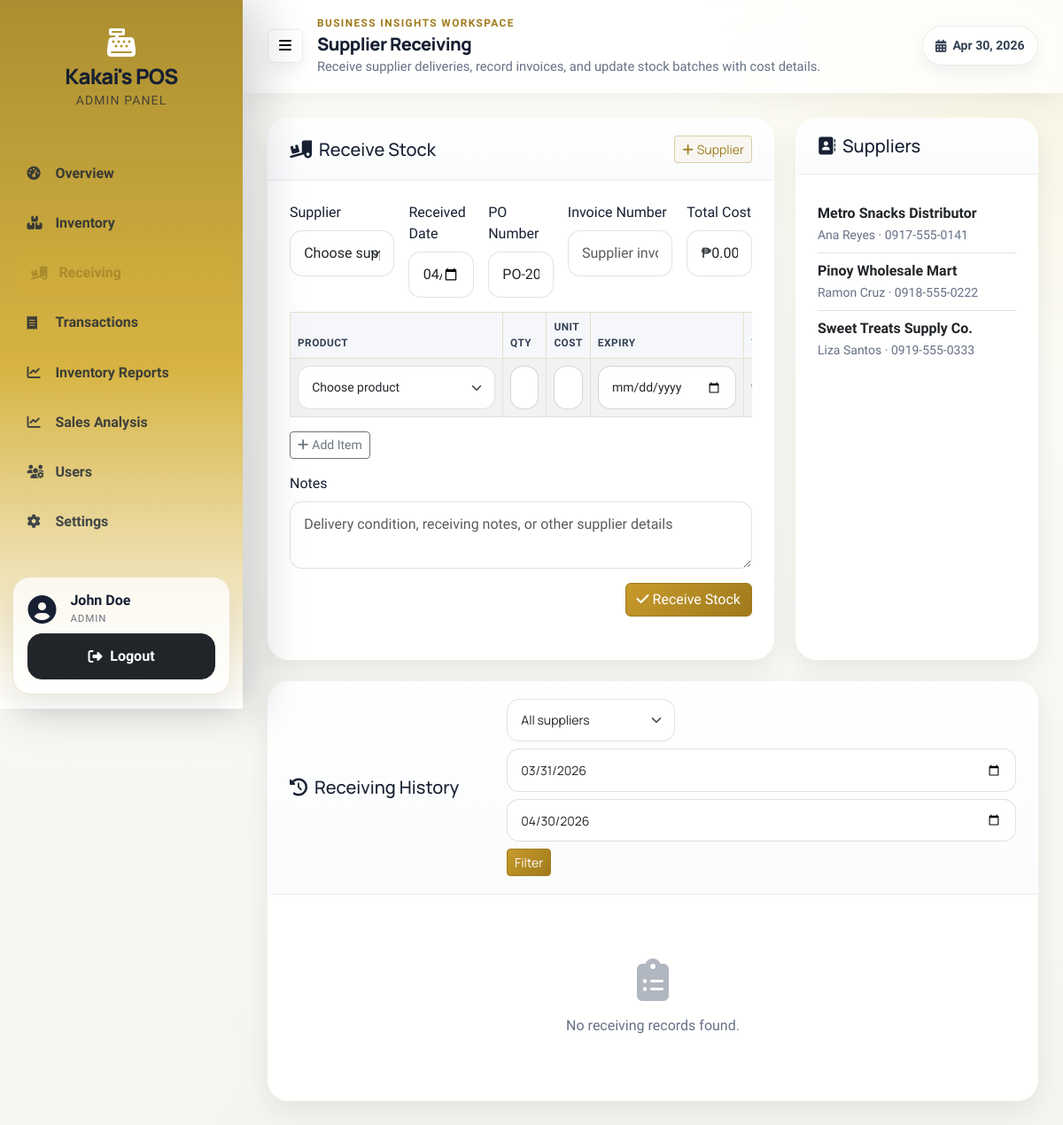
The page /receiving.php (signed in) on the database its author committed.
### tables this page shows
CREATE TABLE IF NOT EXISTS `suppliers` (
  `id` int NOT NULL AUTO_INCREMENT,
  `name` varchar(150) NOT NULL,
  `contact_person` varchar(100) DEFAULT NULL,
  `phone` varchar(50) DEFAULT NULL,
  `email` varchar(100) DEFAULT NULL,
  `address` text,
  `status` enum('active','inactive') DEFAULT 'active',
  `created_at` timestamp NULL DEFAULT CURRENT_TIMESTAMP,
  `updated_at` timestamp NULL DEFAULT CURRENT_TIMESTAMP ON UPDATE CURRENT_TIMESTAMP,
  PRIMARY KEY (`id`),
  KEY `idx_suppliers_status` (`status`)
);

### app/config.php (called while the page is built, shortened)
<?php
spl_autoload_register(function ($className) {
    $directories = [
        'classes/',
        'controllers/',
        'helpers/'
    ];
    foreach ($directories as $dir) {
        $file = APP_ROOT . '/' . $dir . $className . '.php';
        if (file_exists($file)) {
            return;
        }
    }
});
function formatCurrency($amount) {
    return Layout::formatCurrency($amount);
}
?>

### app/helpers/Layout.php (called while the page is built, shortened)
<?php
class Layout {
    public static function formatCurrency($amount) {
        return '₱' . number_format($amount, 2);
    }
}
?>

### public/receiving.php (the view, shortened to what this page needs)
<?php
require_once __DIR__ . '/../app/config.php';
$db = Database::getInstance()->getConnection();
function generatedPurchaseOrderNumber($id) {
    return 'PO-' . date('Ymd') . '-' . str_pad((int) $id, 4, '0', STR_PAD_LEFT);
}
function nextPurchaseOrderNumber($db) {
    try {
        $stmt = $db->query("SHOW TABLE STATUS LIKE 'supplier_receivings'");
        $status = $stmt->fetch(PDO::FETCH_ASSOC) ?: [];
        return generatedPurchaseOrderNumber((int) ($status['Auto_increment'] ?? 1));
    } catch (Throwable $e) {
        return generatedPurchaseOrderNumber(1);
    }
}
function fetchSuppliers($db) {
    return $db->query("SELECT * FROM suppliers ORDER BY status ASC, name ASC")->fetchAll(PDO::FETCH_ASSOC);
}
function fetchRecentReceivings($db, $supplierId = '', $startDate = '', $endDate = '') {
    $sql = "
        SELECT
            sr.*,
            s.name AS supplier_name,
            u.first_name,
            u.last_name,
            u.username,
            COUNT(sri.id) AS item_count,
            SUM(sri.quantity) AS total_quantity
        FROM supplier_receivings sr
        INNER JOIN suppliers s ON s.id = sr.supplier_id
        LEFT JOIN users u ON u.id = sr.received_by
        LEFT JOIN supplier_receiving_items sri ON sri.receiving_id = sr.id
        WHERE 1 = 1
    ";
    $params = [];
    if ($startDate !== '') {
        $sql .= " AND sr.received_date >= ?";
        $params[] = $startDate;
    }
    if ($endDate !== '') {
        $sql .= " AND sr.received_date <= ?";
        $params[] = $endDate;
    }
    $sql .= " GROUP BY sr.id ORDER BY sr.received_date DESC, sr.id DESC LIMIT 50";
    $stmt = $db->prepare($sql);
    $stmt->execute($params);
    return $stmt->fetchAll(PDO::FETCH_ASSOC);
}
$filterSupplier = $_GET['supplier_id'] ?? '';
$filterStart = $_GET['start_date'] ?? date('Y-m-d', strtotime('-30 days'));
$filterEnd = $_GET['end_date'] ?? date('Y-m-d');
$suppliers = fetchSuppliers($db);
$nextPurchaseOrderNumber = nextPurchaseOrderNumber($db);
$receivings = fetchRecentReceivings($db, $filterSupplier, $filterStart, $filterEnd);
?>
<div class="row g-4">
    <div class="col-xl-8">
        <div class="content-card h-100">
            <div class="card-header d-flex justify-content-between align-items-center flex-wrap gap-2">
                <h5 class="mb-0"><i class="fas fa-truck-loading me-2"></i>Receive Stock</h5>
                <button class="btn btn-outline-danger btn-sm" data-bs-toggle="modal" data-bs-target="#supplierModal">
                    <i class="fas fa-plus me-1"></i>Supplier
                </button>
            </div>
            <div class="card-body">
                <form method="POST" id="receiveForm">
                    <div class="row g-3 mb-3">
                        <div class="col-md-3">
                            <label class="form-label">Supplier</label>
                            <select name="supplier_id" class="form-select" required>
                                <option value="">Choose supplier</option>
                            </select>
                        </div>
                        <div class="col-md-2">
                            <label class="form-label">Received Date</label>
                            <input type="date" name="received_date" class="form-control" value="<?php echo date('Y-m-d'); ?>" required>
                        </div>
                        <div class="col-md-2">
                            <label class="form-label">PO Number</label>
                            <input type="text" class="form-control" value="<?php echo htmlspecialchars($nextPurchaseOrderNumber); ?>" readonly>
                        </div>
                        <div class="col-md-3">
                            <label class="form-label">Invoice Number</label>
                            <input type="text" name="invoice_number" class="form-control" placeholder="Supplier invoice">
                        </div>
                        <div class="col-md-2">
                            <label class="form-label">Total Cost</label>
                            <input type="text" id="receivingTotal" class="form-control" value="<?php echo formatCurrency(0); ?>" readonly>
                        </div>
                    </div>
                    <div class="table-responsive mb-3">
                        <table class="table table-striped table-hover table-bordered align-middle mb-0">
                            <thead class="table-danger">
                                <tr>
                                    <th style="min-width: 240px;">Product</th>
                                    <th style="width: 110px;">Qty</th>
                                    <th style="width: 130px;">Unit Cost</th>
                                    <th style="width: 150px;">Expiry</th>
                                    <th style="width: 120px;">Line Total</th>
                                </tr>
                            </thead>
                            <tbody id="receivingRows"></tbody>
                        </table>
                    </div>
                    <button type="button" class="btn btn-outline-secondary btn-sm mb-3" onclick="addReceivingRow()">
                        <i class="fas fa-plus me-1"></i>Add Item
                    </button>
                    <div class="mb-3">
                        <label class="form-label">Notes</label>
                        <textarea name="notes" class="form-control" rows="2" placeholder="Delivery condition, receiving notes, or other supplier details"></textarea>
                    </div>
                    <div class="text-end">
                        <button type="submit" class="btn btn-danger">
                            <i class="fas fa-check me-1"></i>Receive Stock
                        </button>
                    </div>
                </form>
            </div>
        </div>
    </div>
    <div class="col-xl-4">
        <div class="content-card h-100">
            <div class="card-header">
                <h5 class="mb-0"><i class="fas fa-address-book me-2"></i>Suppliers</h5>
            </div>
            <div class="card-body">
                <div class="list-group list-group-flush">
                    <?php foreach ($suppliers as $supplier): ?>
                        <div class="list-group-item px-0 bg-transparent">
                            <div class="fw-semibold"><?php echo htmlspecialchars($supplier['name']); ?></div>
                            <small class="text-muted">
                                <?php echo htmlspecialchars($supplier['contact_person'] ?: 'No contact person'); ?>
                                <?php if (!empty($supplier['phone'])): ?>
                                    &middot; <?php echo htmlspecialchars($supplier['phone']); ?>
                                <?php endif; ?>
                            </small>
                        </div>
                    <?php endforeach; ?>
                </div>
            </div>
        </div>
    </div>
</div>
<div class="content-card mt-4">
    <div class="card-header d-flex justify-content-between align-items-center flex-wrap gap-2">
        <h5 class="mb-0"><i class="fas fa-history me-2"></i>Receiving History</h5>
        <form method="GET" class="d-flex flex-wrap gap-2">
            <select name="supplier_id" class="form-select form-select-sm" style="width: 190px;">
                <option value="">All suppliers</option>
            </select>
            <input type="date" name="start_date" class="form-control form-control-sm" value="<?php echo htmlspecialchars($filterStart); ?>">
            <input type="date" name="end_date" class="form-control form-control-sm" value="<?php echo htmlspecialchars($filterEnd); ?>">
            <button class="btn btn-danger btn-sm" type="submit">Filter</button>
        </form>
    </div>
    <div class="card-body">
        <?php if (empty($receivings)): ?>
            <div class="text-center text-muted py-5">
                <i class="fas fa-clipboard-list fa-3x mb-3 opacity-50"></i>
                <div>No receiving records found.</div>
            </div>
        <?php endif; ?>
    </div>
</div>
<?php
include __DIR__ . '/../app/views/layout.php';
?>

### app/views/layout.php (style rules this page uses)
:root { --brand: #D4AF37; --brand-deep: #AA8C2C; --brand-soft: #FFF8DC; --accent: #C79A2B; --accent-deep: #9F7A1C; --accent-soft: #F3E4A8; --accent-rgb: 170, 140, 44; --ink: #172033; --muted: #667085; --line: rgba(23, 32, 51, 0.08); --surface: rgba(255, 255, 255, 0.92); --surface-strong: #ffffff; --shadow-lg: 0 24px 60px rgba(17, 24, 39, 0.12); --shadow-md: 0 12px 30px rgba(17, 24, 39, 0.08); --radius-lg: 24px; --radius-md: 18px; --radius-sm: 14px; }
body { min-height: 100vh; color: var(--ink); background: radial-gradient(circle at top right, rgba(212, 175, 55, 0.12), transparent 24%), radial-gradient(circle at bottom left, rgba(255, 255, 255, 0.15), transparent 22%), linear-gradient(180deg, #fefef8 0%, #f5f5f0 100%); font-family: 'Plus Jakarta Sans', 'Segoe UI', sans-serif; overflow-x: hidden; }
.content-card { background: var(--surface); backdrop-filter: blur(12px); border-radius: var(--radius-lg); box-shadow: var(--shadow-md); border: 1px solid rgba(255,255,255,0.72); margin-bottom: 1.5rem; overflow: hidden; }
.content-card .card-header { background: linear-gradient(180deg, rgba(255,255,255,0.84), rgba(248,250,252,0.72)); border-bottom: 1px solid var(--line); padding: 1.2rem 1.5rem; font-weight: 700; font-family: 'Manrope', sans-serif; }
.content-card .card-body { padding: 1.5rem; }
.form-control, .form-select { border-radius: 14px; border-color: rgba(15, 23, 42, 0.12); padding: 0.8rem 0.95rem; box-shadow: none; }
.table { margin-bottom: 0; }
.table th { border-top: none; background-color: #f5f7fb; font-weight: 700; color: #344054; text-transform: uppercase; letter-spacing: 0.04em; font-size: 0.74rem; }
.text-muted { color: var(--muted) !important; }
.btn-danger { background: linear-gradient(135deg, var(--accent), var(--accent-deep)); border-color: var(--accent-deep); color: #fff; }
.btn-outline-danger { color: var(--accent-deep); border-color: rgba(var(--accent-rgb), 0.38); background: rgba(var(--accent-rgb), 0.06); }
.table-danger { --bs-table-bg: rgba(var(--accent-rgb), 0.14); --bs-table-border-color: rgba(var(--accent-rgb), 0.22); }

### rows shown on the page
suppliers: name "Metro Snacks Distributor", contact_person "Ana Reyes", phone "0917-555-0141"
suppliers: name "Pinoy Wholesale Mart", contact_person "Ramon Cruz", phone "0918-555-0222"
suppliers: name "Sweet Treats Supply Co.", contact_person "Liza Santos", phone "0919-555-0333"

### other values the page prints
$roleLabel "ADMIN"
$displayName "John Doe"
$pageName "Supplier Receiving"
$pageSubtitle "Receive supplier deliveries, record invoices, and update stock batches with cost details."
